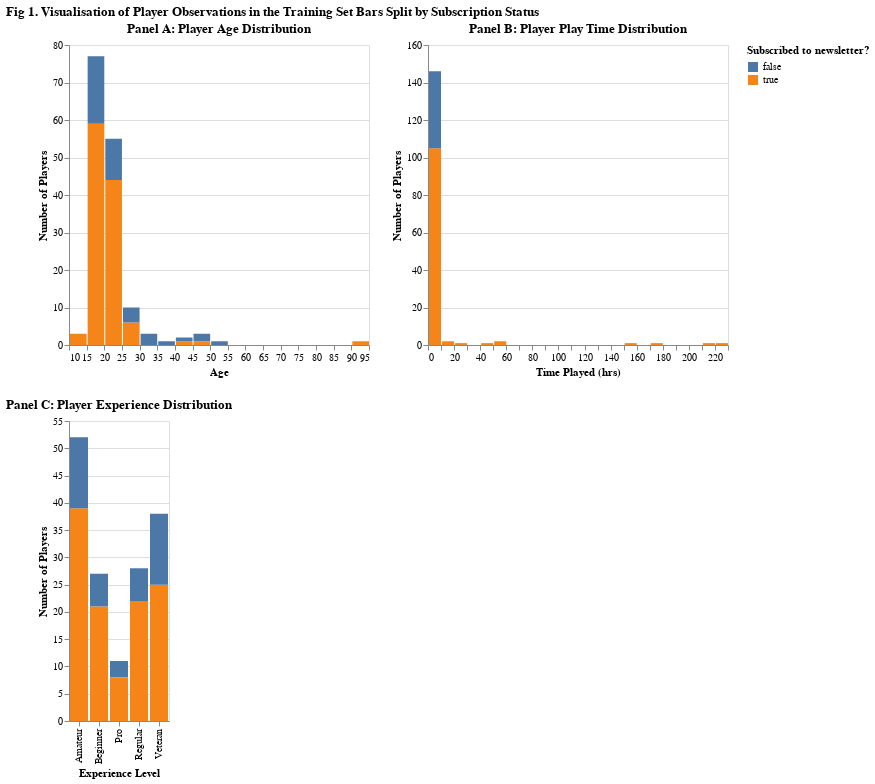

Notebook code for this chart:
### Markdown cell above
Shown below is Figure 1: A Visualisation of Player Observations in the Training Set Bars Split by Subscription Status, split by subscription status.

Orange = subscribed to the newsletter, Blue = not subscribed to the newsletter

* Panel A shows the distributions of the players' ages.
* Panel B shows the distributions of the players' experience.
* Panel C shows the distributions of the players' hours played in hours.

### Code cell
age_dist = alt.Chart(players_train).mark_bar().encode(
    x = alt.X('age').bin(step=5).title('Age'),
    y = alt.Y('count()').title('Number of Players'),
    color = alt.Color('subscribe').title('Subscribed to newsletter?')
).properties(
    title=['Panel A: Player Age Distribution']
)

time_dist = alt.Chart(players_train).mark_bar().encode(
    x = alt.X('played_hours').bin(step=10).title('Time Played (hrs)'),
    y = alt.Y('count()').title('Number of Players'),
    color = alt.Color('subscribe').title('Subscribed to newsletter?')
).properties(
    title=['Panel B: Player Play Time Distribution']
)

exp_bar = alt.Chart(players_train).mark_bar().encode(
    x = alt.X('experience').title('Experience Level'),
    y = alt.Y('count()').title('Number of Players'),
    color = alt.Color('subscribe').title('Subscribed to newsletter?')
).properties(
    title=['Panel C: Player Experience Distribution']
)


alt.vconcat(alt.hconcat(age_dist, time_dist), alt.hconcat(exp_bar)).properties(title=['Fig 1. Visualisation of Player Observations in the Training Set Bars Split by Subscription Status'])

### Figure 1 — Vega-Lite specification as saved in the notebook (floating-point values rounded to 4 significant figures; data arrays with more than 128 entries replaced by an {"elided": "..."} marker saying what was removed)
{"config": {"view": {"continuousWidth": 300, "continuousHeight": 300}}, "vconcat": [{"hconcat": [{"mark": {"type": "bar"}, "encoding": {"color": {"field": "subscribe", "title": "Subscribed to newsletter?", "type": "nominal"}, "x": {"bin": {"step": 5}, "field": "age", "title": "Age", "type": "quantitative"}, "y": {"aggregate": "count", "title": "Number of Players", "type": "quantitative"}}, "title": ["Panel A: Player Age Distribution"]}, {"mark": {"type": "bar"}, "encoding": {"color": {"field": "subscribe", "title": "Subscribed to newsletter?", "type": "nominal"}, "x": {"bin": {"step": 10}, "field": "played_hours", "title": "Time Played (hrs)", "type": "quantitative"}, "y": {"aggregate": "count", "title": "Number of Players", "type": "quantitative"}}, "title": ["Panel B: Player Play Time Distribution"]}]}, {"hconcat": [{"mark": {"type": "bar"}, "encoding": {"color": {"field": "subscribe", "title": "Subscribed to newsletter?", "type": "nominal"}, "x": {"field": "experience", "title": "Experience Level", "type": "nominal"}, "y": {"aggregate": "count", "title": "Number of Players", "type": "quantitative"}}, "title": ["Panel C: Player Experience Distribution"]}]}], "data": {"name": "data-dfb2f4962b6403265dadc48c947823e6"}, "title": ["Fig 1. Visualisation of Player Observations in the Training Set Bars Split by Subscription Status"], "$schema": "https://vega.github.io/schema/vega-lite/v5.20.1.json", "datasets": {"data-dfb2f4962b6403265dadc48c947823e6": {"elided": "156 records"}}}
